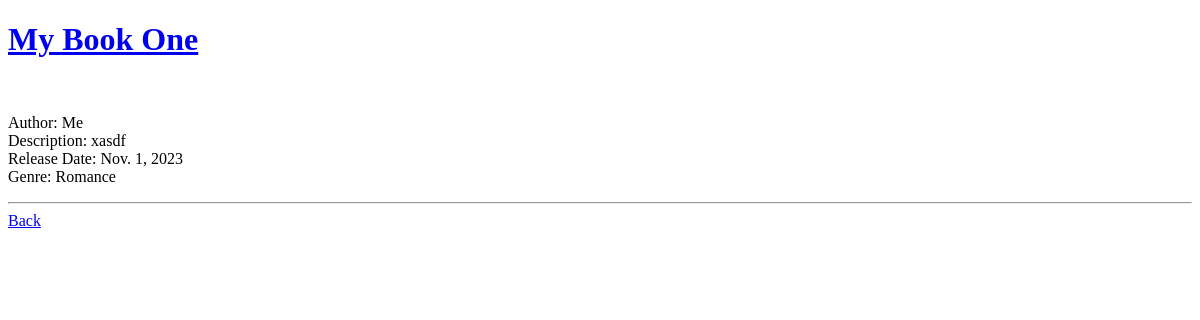
/books/, run on an earlier commit of the app's database.
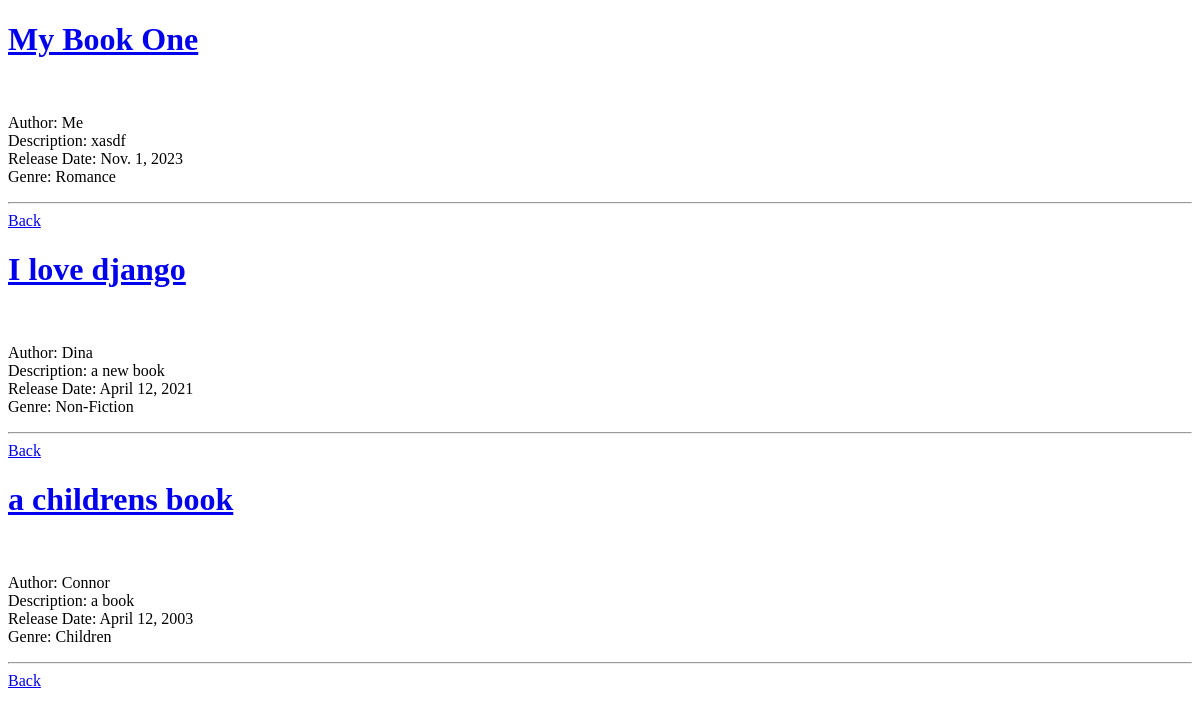
And on a later commit of the database.
### club/models.py (models this page shows, shortened)
class Book(models.Model):
    book = models.CharField(max_length=50)
    description = models.TextField()
    author = models.CharField(max_length=50)
    release_date = models.DateField()
    genre = models.ForeignKey(Genre, on_delete=models.CASCADE)

class Genre(models.Model):
    name = models.CharField(max_length=50)
    def __str__(self):
        return self.name

### club/views.py (the view)
# urls.py: path('books/', BooksView.as_view(), name="books"),
class BooksView(ListView):
    model = Book
    template_name = 'books.html'

### club/templates/books.html (shortened to what this page needs)
<!DOCTYPE html>
<html lang="en">
<head>
</head>
<body>
{% for book in object_list %}
<h1><a href="{% url 'book-details' book.pk %}">{{book.book}}</a></h1><br>
<p>Author: {{book.author}}<br>
    Description: {{book.description}}<br>
    Release Date: {{book.release_date}}<br>
    Genre: {{book.genre}}<br><hr>
    <a href="{% url 'home' %}">Back</a>
</p>
{% endfor%}<br>
</body>
</html>

What changed in the data, as far as the page shows it:
added Book: book "I love django", author "Dina", description "a new book", release_date "April 12, 2021", genre "Non-Fiction"
added Book: book "a childrens book", author "Connor", description "a book", release_date "April 12, 2003", genre "Children"
